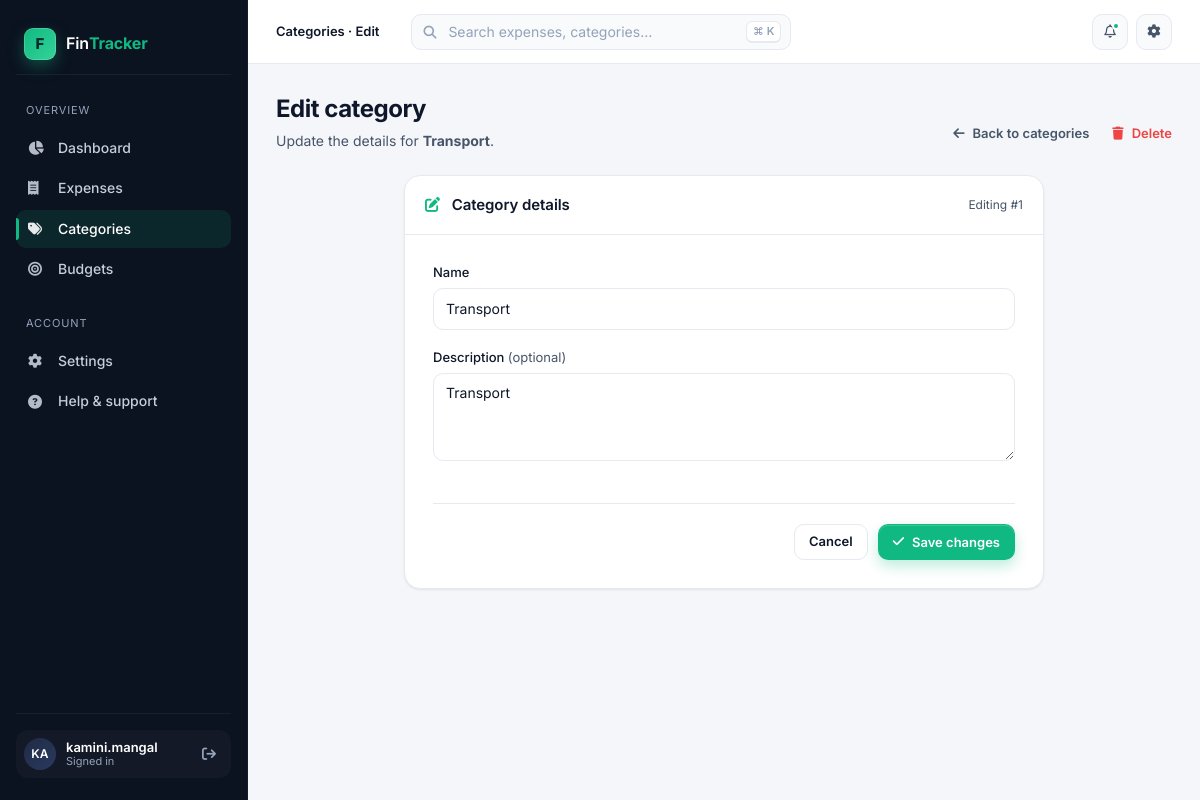
/categories/edit/1 (signed in), run on the app's committed database.
### models.py (models this page shows, shortened)
class User(db.Model, UserMixin):
    id           = db.Column(db.Integer, primary_key=True)
    username     = db.Column(db.String(100), unique=True, nullable=False)
    password     = db.Column(db.String(200), nullable=False)
    currency     = db.Column(db.String(10), default='$')    # ← NEW: Settings
    theme        = db.Column(db.String(10), default='light') # ← NEW: Dark mode pref

class Category(db.Model):
    id          = db.Column(db.Integer, primary_key=True)
    name        = db.Column(db.String(100), unique=True, nullable=False)
    description = db.Column(db.String(200))
    expenses    = db.relationship('Expense', backref='category',
                                  lazy=True, cascade='all, delete-orphan')

### app.py (the view)
@app.route('/categories/edit/<int:id>', methods=['GET', 'POST'])
@login_required
def edit_category(id):
    category = db.get_or_404(Category, id)
    if request.method == 'POST':
        category.name        = request.form['name']
        category.description = request.form['description']
        db.session.commit()
        flash('Category updated!', 'success')
        return redirect(url_for('list_categories'))
    return render_template('edit_category.html', category=category)

### app.py (called while the page is built)
@login_manager.user_loader
def load_user(user_id):
    return db.session.get(User, int(user_id))

### templates/edit_category.html (shortened to what this page needs)
{% extends 'base.html' %}
{% block crumb %}Categories · Edit{% endblock %}
{% block content %}
<div class="page-header">
  <div class="ph-text">
    <h1>Edit category</h1>
    <p>Update the details for <strong>{{ category.name }}</strong>.</p>
  </div>
  <div class="ph-actions">
    <a href="{{ url_for('list_categories') }}" class="btn btn-ghost">
      <i class="fa-solid fa-arrow-left"></i> Back to categories
    </a>
    <form method="POST" action="{{ url_for('delete_category', id=category.id) }}" class="inline-form"
          onsubmit="return confirm('Delete the category \'{{ category.name }}\'? Expenses in it will be deleted too.');">
      <button type="submit" class="btn btn-danger">
        <i class="fa-solid fa-trash"></i> Delete
      </button>
    </form>
  </div>
</div>
<div class="card form-card">
  <div class="card-header">
    <h3><i class="fa-solid fa-pen-to-square" style="color: var(--accent); margin-right: 8px;"></i> Category details</h3>
    <span class="muted" style="font-size: 12px;">Editing #{{ category.id }}</span>
  </div>
  <div class="card-body">
    <form method="POST" action="{{ url_for('edit_category', id=category.id) }}"
          class="form-grid" style="display:flex; flex-direction:column; gap: 18px;" novalidate>
      <div class="field">
        <label for="name">Name</label>
        <input id="name" name="name" type="text" class="input"
               value="{{ category.name }}" required />
      </div>
      <div class="field">
        <label for="description">Description <span class="muted" style="font-weight: 400;">(optional)</span></label>
        <textarea id="description" name="description" class="textarea"
                  placeholder="What does this category include?">{{ category.description or '' }}</textarea>
      </div>
      <div class="form-actions">
        <a href="{{ url_for('list_categories') }}" class="btn btn-secondary">Cancel</a>
        <button type="submit" class="btn btn-primary">
          <i class="fa-solid fa-check"></i> Save changes
        </button>
      </div>
    </form>
  </div>
</div>
{% endblock %}

### templates/base.html (shortened to what this page needs)
<!DOCTYPE html>
<html lang="en">
<head>
  <link rel="stylesheet" href="https://cdnjs.cloudflare.com/ajax/libs/font-awesome/6.5.1/css/all.min.css" />
  <link rel="stylesheet" href="{{ url_for('static', filename='css/styles.css') }}" />
</head>
<body>
  {% block body %}
  <div class="app-shell">
    <aside class="sidebar" id="sidebar">
      <a href="{{ url_for('dashboard') }}" class="brand">
        <span class="brand-mark">F</span>
        <span class="brand-name">Fin<b>Tracker</b></span>
      </a>
      <nav class="nav-group" aria-label="Primary">
        <div class="nav-label">Overview</div>
        <a href="{{ url_for('dashboard') }}"
           class="nav-item {% if request.endpoint == 'dashboard' %}is-active{% endif %}">
          <i class="fa-solid fa-chart-pie"></i> Dashboard
        </a>
        <a href="{{ url_for('add_expense') }}"
           class="nav-item {% if request.endpoint in ['add_expense','edit_expense'] %}is-active{% endif %}">
          <i class="fa-solid fa-receipt"></i> Expenses
        </a>
        <a href="{{ url_for('list_categories') }}"
           class="nav-item {% if request.endpoint in ['list_categories','add_category','edit_category'] %}is-active{% endif %}">
          <i class="fa-solid fa-tags"></i> Categories
        </a>
        <a href="{{ url_for('list_budgets') }}"
           class="nav-item {% if request.endpoint in ['list_budgets','add_budget','edit_budget'] %}is-active{% endif %}">
          <i class="fa-solid fa-bullseye"></i> Budgets
        </a>
      </nav>
      <nav class="nav-group" aria-label="Account">
        <div class="nav-label">Account</div>
        <a href="#" class="nav-item">
          <i class="fa-solid fa-gear"></i> Settings
        </a>
        <a href="#" class="nav-item">
          <i class="fa-solid fa-circle-question"></i> Help &amp; support
        </a>
      </nav>
      <div class="sidebar-footer">
        {% if current_user.is_authenticated %}
        <div class="user-pill">
          <div class="avatar">{{ current_user.username[:2]|upper }}</div>
          <div class="user-meta">
            <div class="u-name">{{ current_user.username }}</div>
            <div class="u-sub">Signed in</div>
          </div>
          <a href="{{ url_for('logout') }}" class="logout-btn" title="Log out" aria-label="Log out">
            <i class="fa-solid fa-arrow-right-from-bracket"></i>
          </a>
        </div>
        {% endif %}
      </div>
    </aside>
    <div class="main">
      <header class="topbar">
        <div class="crumbs">
          <strong>{% block crumb %}Dashboard{% endblock %}</strong>
        </div>
        <div class="search">
          <i class="fa-solid fa-magnifying-glass"></i>
          <input type="search" id="searchInput" placeholder="Search expenses, categories…" />
          <span class="kbd" style="position: absolute; right: 10px; top: 50%; transform: translateY(-50%);">⌘ K</span>
        </div>
        <div class="top-actions">
          <button class="icon-btn" title="Notifications" aria-label="Notifications">
            <i class="fa-regular fa-bell"></i>
            <span class="dot"></span>
          </button>
          <button class="icon-btn" title="Settings" aria-label="Settings">
            <i class="fa-solid fa-gear"></i>
          </button>
        </div>
      </header>
      <div class="page">
        {% block content %}{% endblock %}
      </div>
    </div>
  </div>
  {% endblock %}
</body>
</html>

### data on the page
User: username "KA", username "kamini.mangal"
Category: name "Transport", id "1", description "Transport"
